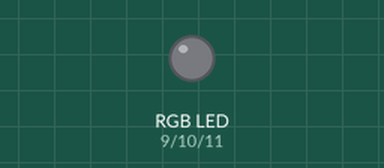
Simulated run of this sketch. Board: Arduino Uno, built with avr-gcc and run on an emulated ATmega328P. On the bench: an RGB LED mixed from three pins (HIGH = lit).

Above: at 0.15 s.
Timing chart, 0 to 1.6 s (numbered marks = the images above):
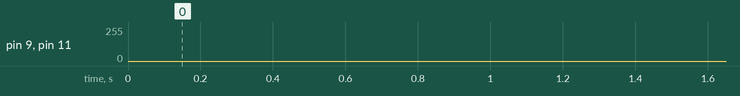

The sketch:

RGB_using_PWM_rainbow.ino
```cpp
int LED_R=9;
int LED_G=10;
int LED_B=11;
void setup() {
  // put your setup code here, to run once:
  pinMode(LED_R,OUTPUT);
  pinMode(LED_G,OUTPUT);
  pinMode(LED_B,OUTPUT);
}

void loop() {
  // put your main code here, to run repeatedly:
  for(int i=1;i<=255;++i)
  {
    analogWrite(LED_B,256-i);
    analogWrite(LED_R,i);
    delay(3);
  }
  analogWrite(LED_B,0);
    for(int i=1;i<=255;++i)
  {
    analogWrite(LED_R,256-i);
    analogWrite(LED_G,i);
    delay(3);
  }
  analogWrite(LED_R,0);
    for(int i=1;i<=255;++i)
  {
    analogWrite(LED_G,256-i);
    analogWrite(LED_B,i);
    delay(3);
  }
  analogWrite(LED_G,0);
}
```
